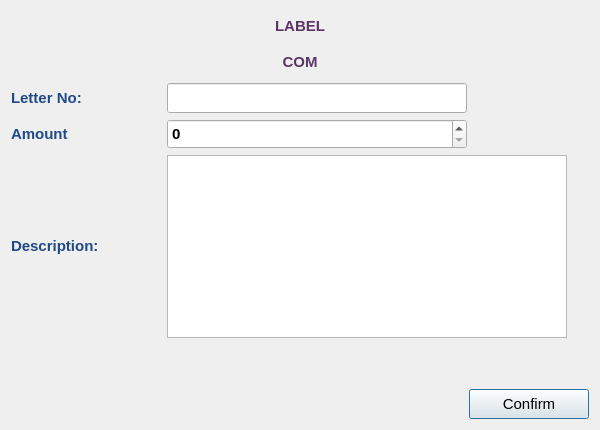
<?xml version="1.0" encoding="UTF-8"?>
<ui version="4.0">
 <class>Commodity::Usage::Addedit</class>
 <widget class="QDialog" name="Commodity::Usage::Addedit">
  <property name="geometry">
   <rect>
    <x>0</x>
    <y>0</y>
    <width>600</width>
    <height>430</height>
   </rect>
  </property>
  <property name="minimumSize">
   <size>
    <width>600</width>
    <height>430</height>
   </size>
  </property>
  <property name="maximumSize">
   <size>
    <width>600</width>
    <height>430</height>
   </size>
  </property>
  <property name="font">
   <font>
    <family>Tahoma</family>
    <pointsize>11</pointsize>
   </font>
  </property>
  <property name="windowTitle">
   <string>Commodity Usage</string>
  </property>
  <property name="windowIcon">
   <iconset resource="../../../../../image.qrc">
    <normaloff>:/Image/comm1.png</normaloff>:/Image/comm1.png</iconset>
  </property>
  <layout class="QVBoxLayout" name="verticalLayout">
   <item>
    <widget class="QLabel" name="titrLbl">
     <property name="minimumSize">
      <size>
       <width>200</width>
       <height>30</height>
      </size>
     </property>
     <property name="maximumSize">
      <size>
       <width>16777215</width>
       <height>30</height>
      </size>
     </property>
     <property name="font">
      <font>
       <family>Tahoma</family>
       <pointsize>11</pointsize>
       <weight>75</weight>
       <bold>true</bold>
      </font>
     </property>
     <property name="styleSheet">
      <string notr="true">color: rgb(92, 53, 102);</string>
     </property>
     <property name="text">
      <string>LABEL</string>
     </property>
     <property name="alignment">
      <set>Qt::AlignCenter</set>
     </property>
    </widget>
   </item>
   <item>
    <widget class="QLabel" name="commLbl">
     <property name="minimumSize">
      <size>
       <width>200</width>
       <height>30</height>
      </size>
     </property>
     <property name="maximumSize">
      <size>
       <width>16777215</width>
       <height>30</height>
      </size>
     </property>
     <property name="font">
      <font>
       <family>Tahoma</family>
       <pointsize>11</pointsize>
       <weight>75</weight>
       <bold>true</bold>
      </font>
     </property>
     <property name="styleSheet">
      <string notr="true">color: rgb(92, 53, 102);</string>
     </property>
     <property name="text">
      <string>COM</string>
     </property>
     <property name="alignment">
      <set>Qt::AlignCenter</set>
     </property>
    </widget>
   </item>
   <item>
    <layout class="QHBoxLayout" name="horizontalLayout">
     <item>
      <widget class="QLabel" name="label_2">
       <property name="minimumSize">
        <size>
         <width>150</width>
         <height>30</height>
        </size>
       </property>
       <property name="maximumSize">
        <size>
         <width>16777215</width>
         <height>30</height>
        </size>
       </property>
       <property name="font">
        <font>
         <family>Tahoma</family>
         <pointsize>11</pointsize>
         <weight>75</weight>
         <bold>true</bold>
        </font>
       </property>
       <property name="styleSheet">
        <string notr="true">color: rgb(32, 74, 135);</string>
       </property>
       <property name="text">
        <string>Letter No:</string>
       </property>
      </widget>
     </item>
     <item>
      <widget class="QLineEdit" name="letterLE">
       <property name="minimumSize">
        <size>
         <width>300</width>
         <height>30</height>
        </size>
       </property>
       <property name="maximumSize">
        <size>
         <width>300</width>
         <height>30</height>
        </size>
       </property>
       <property name="font">
        <font>
         <family>Tahoma</family>
         <pointsize>11</pointsize>
         <weight>75</weight>
         <bold>true</bold>
        </font>
       </property>
      </widget>
     </item>
     <item>
      <spacer name="horizontalSpacer">
       <property name="orientation">
        <enum>Qt::Horizontal</enum>
       </property>
       <property name="sizeHint" stdset="0">
        <size>
         <width>40</width>
         <height>20</height>
        </size>
       </property>
      </spacer>
     </item>
    </layout>
   </item>
   <item>
    <layout class="QHBoxLayout" name="horizontalLayout_2">
     <item>
      <widget class="QLabel" name="label_3">
       <property name="minimumSize">
        <size>
         <width>150</width>
         <height>30</height>
        </size>
       </property>
       <property name="maximumSize">
        <size>
         <width>16777215</width>
         <height>30</height>
        </size>
       </property>
       <property name="font">
        <font>
         <family>Tahoma</family>
         <pointsize>11</pointsize>
         <weight>75</weight>
         <bold>true</bold>
        </font>
       </property>
       <property name="styleSheet">
        <string notr="true">color: rgb(32, 74, 135);</string>
       </property>
       <property name="text">
        <string>Amount</string>
       </property>
      </widget>
     </item>
     <item>
      <widget class="QSpinBox" name="amountSB">
       <property name="minimumSize">
        <size>
         <width>300</width>
         <height>30</height>
        </size>
       </property>
       <property name="maximumSize">
        <size>
         <width>300</width>
         <height>30</height>
        </size>
       </property>
       <property name="font">
        <font>
         <pointsize>11</pointsize>
         <weight>75</weight>
         <bold>true</bold>
        </font>
       </property>
       <property name="maximum">
        <number>1000000</number>
       </property>
      </widget>
     </item>
     <item>
      <spacer name="horizontalSpacer_2">
       <property name="orientation">
        <enum>Qt::Horizontal</enum>
       </property>
       <property name="sizeHint" stdset="0">
        <size>
         <width>40</width>
         <height>20</height>
        </size>
       </property>
      </spacer>
     </item>
    </layout>
   </item>
   <item>
    <layout class="QHBoxLayout" name="horizontalLayout_3">
     <item>
      <widget class="QLabel" name="label_4">
       <property name="minimumSize">
        <size>
         <width>150</width>
         <height>30</height>
        </size>
       </property>
       <property name="maximumSize">
        <size>
         <width>16777215</width>
         <height>30</height>
        </size>
       </property>
       <property name="font">
        <font>
         <family>Tahoma</family>
         <pointsize>11</pointsize>
         <weight>75</weight>
         <bold>true</bold>
        </font>
       </property>
       <property name="styleSheet">
        <string notr="true">color: rgb(32, 74, 135);</string>
       </property>
       <property name="text">
        <string>Description:</string>
       </property>
      </widget>
     </item>
     <item>
      <widget class="QTextEdit" name="descTE">
       <property name="minimumSize">
        <size>
         <width>400</width>
         <height>150</height>
        </size>
       </property>
       <property name="maximumSize">
        <size>
         <width>400</width>
         <height>16777215</height>
        </size>
       </property>
       <property name="font">
        <font>
         <pointsize>11</pointsize>
         <weight>75</weight>
         <bold>true</bold>
        </font>
       </property>
       <property name="layoutDirection">
        <enum>Qt::RightToLeft</enum>
       </property>
      </widget>
     </item>
     <item>
      <spacer name="horizontalSpacer_3">
       <property name="orientation">
        <enum>Qt::Horizontal</enum>
       </property>
       <property name="sizeHint" stdset="0">
        <size>
         <width>40</width>
         <height>20</height>
        </size>
       </property>
      </spacer>
     </item>
    </layout>
   </item>
   <item>
    <spacer name="verticalSpacer">
     <property name="orientation">
      <enum>Qt::Vertical</enum>
     </property>
     <property name="sizeHint" stdset="0">
      <size>
       <width>20</width>
       <height>53</height>
      </size>
     </property>
    </spacer>
   </item>
   <item>
    <layout class="QHBoxLayout" name="horizontalLayout_6">
     <item>
      <spacer name="horizontalSpacer_6">
       <property name="orientation">
        <enum>Qt::Horizontal</enum>
       </property>
       <property name="sizeHint" stdset="0">
        <size>
         <width>40</width>
         <height>20</height>
        </size>
       </property>
      </spacer>
     </item>
     <item>
      <widget class="QPushButton" name="okBtn">
       <property name="minimumSize">
        <size>
         <width>120</width>
         <height>30</height>
        </size>
       </property>
       <property name="maximumSize">
        <size>
         <width>120</width>
         <height>30</height>
        </size>
       </property>
       <property name="font">
        <font>
         <pointsize>11</pointsize>
        </font>
       </property>
       <property name="text">
        <string>Confirm</string>
       </property>
      </widget>
     </item>
    </layout>
   </item>
  </layout>
 </widget>
 <resources>
  <include location="../../../../../image.qrc"/>
 </resources>
 <connections/>
</ui>
